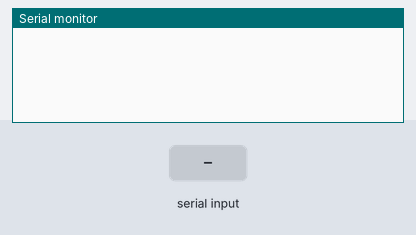
Bench run of a sketch on a simulated Arduino Uno, built with avr-gcc and run on an emulated ATmega328P. Parts: the last lines printed to the serial monitor. The test bench sets the inputs (shaded band).

Above: at 1.2 s.
1.3 s: "w" received over Serial
At 2.5 s:
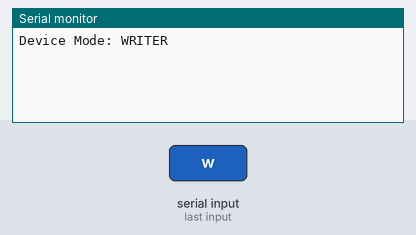
2.8 s: "r" received over Serial
At 4.0 s:
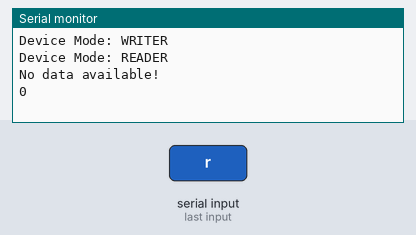
4.3 s: "m" received over Serial
At 4.9 s:
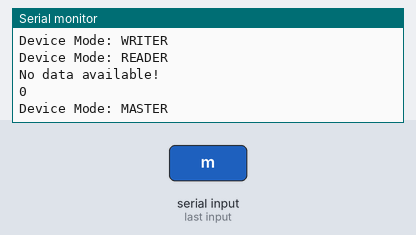
5.8 s: "s" received over Serial
At 7.2 s:
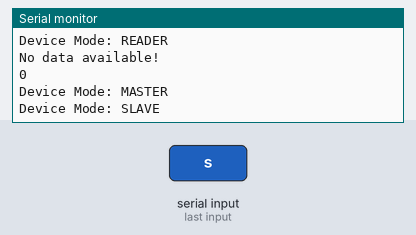

The sketch:

RF24NetWork_.ino
```cpp
#include "RF24NetWork.h"  //Local header
#include <SPI.h>
#include "Mirf.h"
//#include <nRF24L01.h>
//#include <MirfHardwareSpiDriver.h>
#include <MathUtilities.h>
#include <Timer.h>
#include <avr/wdt.h> //Include watchdog timer

struct DataToComunicatio {
  int Speed[25];
  byte HS;
  int Position;
};

DataToComunicatio * RF24Data;
byte * ptrbyte;

NR24NetWork NR24Node(SLAVE_MODE, (byte*&)RF24Data, sizeof(DataToComunicatio) );

void setup()
{
  Serial.begin(9600);


  //NR24NetWork NR24Node(SLAVE_MODE,(byte*&) RF24Data, sizeof(DataToComunicatio) );
  //Serial.println((int)RF24Data);
  //RF24Data->HS = 51;
  //Serial.println(RF24Data->HS);
  //NR24Node.setDeviceMode(READER_MODE);
}

void loop()
{

  //----------- Mode Selection -----------
  if (Serial.available() )
  {
  while (Serial.available() > 0)
  {
     char incomingChar = Serial.read();
     if (incomingChar == 'w')
     {
       RF24Data->HS = 27;
       NR24Node.setDeviceMode(WRITER_MODE);
       //Serial.println(RF24Data->HS);
       NR24Node.write(78);
     }
     if (incomingChar == 'r')
     {
       NR24Node.setDeviceMode(READER_MODE);
       //while(true)
       //{
       RF24Data->HS = 0;
       NR24Node.read();
       Serial.println(RF24Data->HS);
       //}
     }
     if (incomingChar == 'm')
     {
       NR24Node.setDeviceMode(MASTER_MODE);
     }
     if (incomingChar == 's')
     {
       NR24Node.setDeviceMode(SLAVE_MODE);
     }
  }
  }
  //----------- Mode Selection -----------

}
```

RF24NetWork.cpp
```cpp
//Class RF24NetWork

#include "RF24NetWork.h"


NR24NetWork::NR24NetWork(int _Mode, byte * &_ptData, int _DataSize)//NR24NetWork(int _Mode, byte * _ptData, int _DataSize) //uint8_t
{
  _ptData=(byte*)::malloc(sizeof(NR24NetWorkHeader) + _DataSize);
  m_ptHeader = _ptData + sizeof(NR24NetWorkHeader);
  m_ptData = _ptData;


  //Serial.println((int)m_ptData);


  Mirf.csnPin = 10;
  Mirf.cePin = 9;
  Mirf.spi = &MirfHardwareSpi;
  Mirf.init();
  NR24NetWork::setDeviceMode(_Mode);
  setPayLoadSize(_DataSize);
  Mirf.config();
}

void NR24NetWork::setPayLoadSize(byte _DataSize)
{
  m_dataSize = _DataSize + sizeof(NR24NetWorkHeader);
  Mirf.payload = m_dataSize;
  //Serial.println(m_dataSize);
}

void NR24NetWork::setDeviceMode(int _Mode)
{
  //Serial.println(*m_ptData);

  m_mode = _Mode;
  //------------ Set the real address acordding ------------
  if (PASSIVE_MODE == _Mode)
  {
    Mirf.setTADDR((byte *)"00");
    Mirf.setRADDR((byte *)"00");
    Serial.println("Device Mode: PASSIVE");
  }
  if (READER_MODE == _Mode)
  {
    Mirf.setTADDR((byte *)"00");
    Mirf.setRADDR((byte *)"01");
    Serial.println("Device Mode: READER");
  }
  if (WRITER_MODE == _Mode)
  {
    Mirf.setTADDR((byte *)"01");
    Mirf.setRADDR((byte *)"00");
    Serial.println("Device Mode: WRITER");
  }
  if (SLAVE_MODE == _Mode)
  {
    Mirf.setTADDR((byte *)"02");
    Mirf.setRADDR((byte *)"03");
    Serial.println("Device Mode: SLAVE");
  }
  if (MASTER_MODE == _Mode)
  {
    Mirf.setTADDR((byte *)"03");
    Mirf.setRADDR((byte *)"02");
    Serial.println("Device Mode: MASTER");
  }
  //------------ Set the real address acordding ------------
}

int NR24NetWork::getDeviceMode()
{
  return m_mode;
}


//------------------------------ write() -----------------------------
bool NR24NetWork::write(int _Node)
{
  //Serial.println((int)m_ptData);
  //Serial.println(m_dataSize);
  //Serial.println(Mirf.payload);

  int m_sc = 1;
  m_tmrFaultTMO.stop();
  while(true)
  {
  switch (m_sc)
  {
    case 01: //Step 01 - Wait the RF24 is not sending to start the comunication.
      m_tmrFaultTMO.start();

      if(!Mirf.isSending())
      {
        //*m_ptData = 100;
        Mirf.send((byte *)&(*m_ptData));
        //Mirf.send((byte *)&test);
      }
      if(Mirf.isSending())
      {
        m_tmrFaultTMO.stop();
        m_sc = 10;
      }
      if (m_tmrFaultTMO.done())
      {
        return false;
      }
      break;
    case 10: //Step 100 - Wait it finishes.
      m_tmrFaultTMO.start();
      if(!Mirf.isSending())
      {
        m_tmrFaultTMO.stop();
        m_sc = 100;
      }
      if (m_tmrFaultTMO.done())
      {
        m_tmrFaultTMO.stop();
        m_sc = 200;
      }
      break;
    case 100: //Step 100 - Every things was fine.
      Serial.println("Write was good!");
      return true;
      break;
    case 200: //Step 200 - Every things was bad.
      Serial.println("Write was bad!");
      return false;
      break;
  }

  }
}
//------------------------------ write() -----------------------------

//------------------------------ read() ------------------------------
bool NR24NetWork::read()
{
  //Serial.println((int)m_ptData);
  //Serial.println(Mirf.payload);

  int m_sc = 1;
  m_tmrFaultTMO.stop();
  while(true)
  {
  switch (m_sc)
  {
    case 01: //Step 01 - Wait the RF24 is not sending to start the comunication.
      m_tmrFaultTMO.start(5000);

      if (!Mirf.dataReady())
      {
        Serial.println("No data available!");
        return false;
      }

      if(!Mirf.isSending() && Mirf.dataReady())
      {
        Mirf.getData((byte *)&(*m_ptData));
        //Mirf.getData((byte *)&test);
        //Serial.println(*m_ptData);

        m_tmrFaultTMO.stop();
        m_sc = 10;
      }
      //if(Mirf.isSending())
      //{
      //  m_sc = 200;
      //}
      if (m_tmrFaultTMO.done())
      {
        m_sc = 200;
      }
      break;
    case 10: //Step 10 - Wait it finishes.
      m_sc = 100;
      break;
    case 100: //Step 20 - Every things was fine.
      Serial.println("Read was good!");
      Mirf.flushRx();
      return true;
      break;
    case 200: //Step 30 - Every things was bad.
      Serial.println("Read was bad!");
      return false;
      break;
  }

  }
}
//------------------------------ read() ------------------------------
```

RF24NetWork.h
```cpp
//Header file

#ifndef _NR24NETWORK_H
#define _NR24NETWORK_H

#include <Arduino.h>
#include <Mirf.h>
#include <nRF24L01.h>
#include <MirfHardwareSpiDriver.h>
#include <Timer.h>

//Define all possibles operation modes:
#define PASSIVE_MODE  0
#define READER_MODE   1
#define WRITER_MODE   2
#define SLAVE_MODE    3
#define MASTER_MODE   4

//
#define ALL     -100

struct NR24NetWorkHeader {
  int m_DeviceMode;
  int m_NetWorkIdent;
  int m_NodeAddress;
  int m_LastPartnerIdent;
  int m_HS;
  //int password;
};

class NR24NetWork //: Nrf24l
{
public:
NR24NetWork(int _Mode, byte * &_ptData, int _DataSize);//NR24NetWork(int _Mode, byte * _ptData, int _DataSize);
void setDeviceMode(int _Mode);
int getDeviceMode();
void setNetWorkIdent(int _NetWorkID);
int getNetWorkIdent();
void setNodeAddress();
int getNodeAddress();
void setPayLoadSize(byte _DataSize);
int getPayLoadSize();
void getActHS();
void getPayLoad();
bool findOutAddress();                  //Find out an available address and so auto configure with it.
bool pingWith(int _Node);
void setComunicationFaultTMO(int _tmo);

bool write(int _Node);
bool read();
bool writeWithHS(int _Node);
bool readWithHS();


private:
//----- Communication Header -----
NR24NetWorkHeader * m_communicationHeader;
NR24NetWorkHeader * m_ComHeaderOtherPartner;
//----- Communication Header -----

Timer m_tmrFaultTMO;

int m_mode;
byte m_dataSize;

byte * m_ptData;//uint8_t * m_ptData;
byte * m_ptHeader;

byte test;

};
#endif
```

Measured:
- after the input at 1.3 s, the serial monitor: prints a new line at once (image 1)
- after the input at 2.8 s, the serial monitor: prints a new line at once (image 2)
- after the input at 4.3 s, the serial monitor: prints a new line at once (image 3)
- after the input at 5.8 s, the serial monitor: prints a new line at once (image 4)
